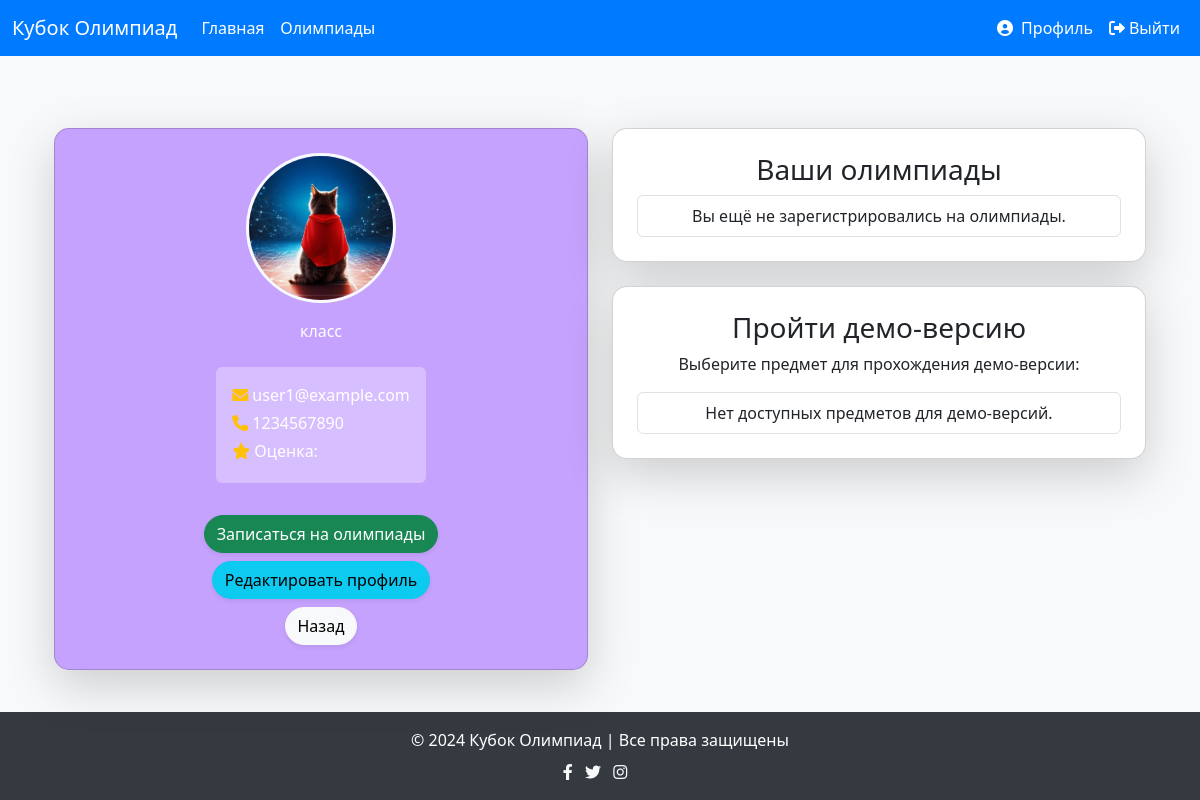
/profile/1 (signed in), run on an earlier commit of the app's database.
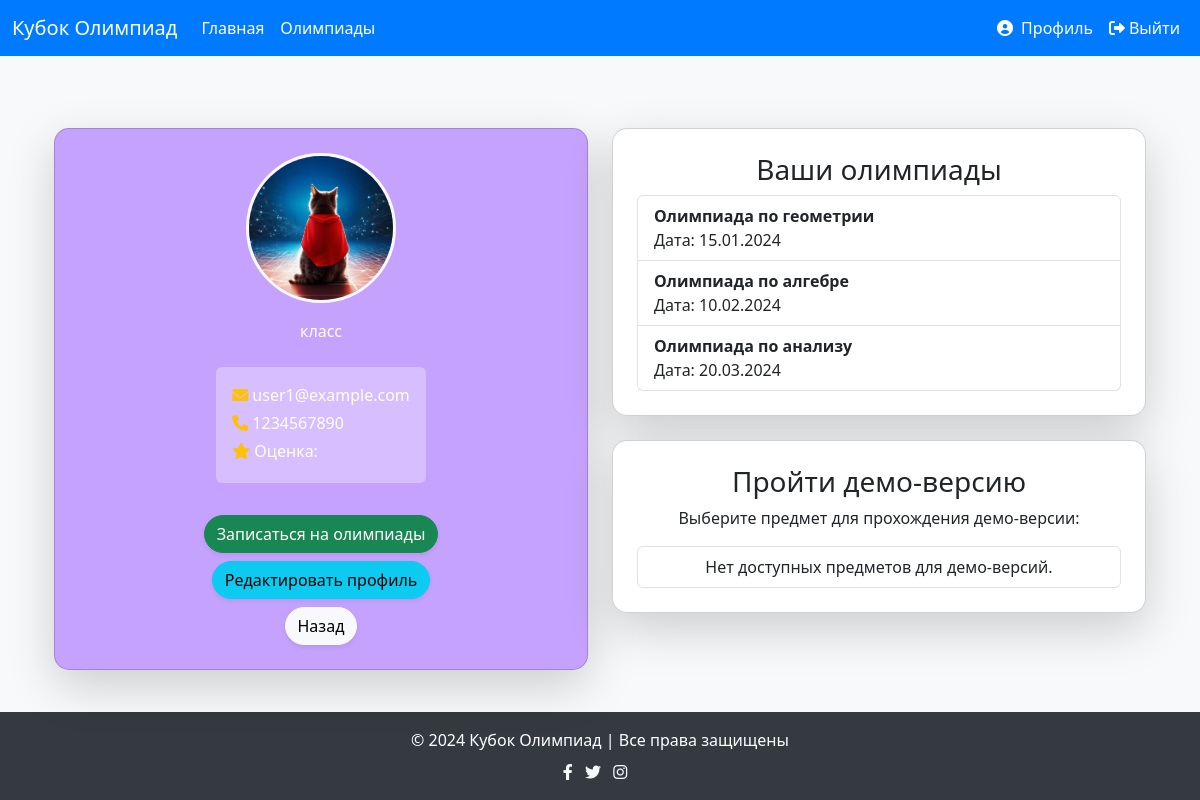
And on a later commit of the database.
### app/db/models.py (models this page shows, shortened)
class Account(db.Model, UserMixin):
    __tablename__ = 'account'
    id = db.Column(db.Integer, primary_key=True)
    email = db.Column(db.String(150), unique=True, nullable=False, index=True)              # Электронная почта
    phone_number = db.Column(db.String(20), nullable=True, index=True)                      # Номер телефона
    photo = db.Column(db.String(256), nullable=True)                                        # Фото
    password_hash = db.Column(db.String(256), nullable=False)                               # Хеш пароля
    role = db.Column(db.String(50), nullable=False, default='student')                      # Роль пользователя
    created_at = db.Column(db.DateTime, default=datetime.utcnow)                            # Дата создания
    updated_at = db.Column(db.DateTime, default=datetime.utcnow, onupdate=datetime.utcnow)  # Дата обновления
    results = db.relationship('Result', backref='account', lazy=True)

class OlympiadRegistration(db.Model):
    id = db.Column(db.Integer, primary_key=True)
    student_id = db.Column(db.Integer, db.ForeignKey('account.id'), nullable=False)    # Связь с аккаунтом
    olympiad_id = db.Column(db.Integer, db.ForeignKey('olympiad.id'), nullable=False)  # Связь с олимпиадой
    student = db.relationship('Account', backref='registrations')
    olympiad = db.relationship('Olympiad', backref='registrations')

class Olympiad(db.Model):
    __tablename__ = 'olympiad'
    id = db.Column(db.Integer, primary_key=True)
    subject_id = db.Column(db.Integer, db.ForeignKey('subject.id'), nullable=False)  # Внешний ключ на Subject
    name = db.Column(db.String(100), nullable=False)                                 # Название олимпиады
    date = db.Column(db.DateTime, nullable=False)                                    # Дата проведения олимпиады
    description = db.Column(db.Text, nullable=True)                                  # Описание олимпиады
    passing_score = db.Column(db.Integer, nullable=True)                             # Проходной балл
    status = db.Column(db.String(50), nullable=False, default='upcoming')            # Статус олимпиады
    subject = db.relationship('Subject', backref=db.backref('olympiads', lazy=True))

### app/routes.py (the view)
    @app.route('/profile/<int:student_id>')
    @login_required
    def profile(student_id):
        student = Account.query.get(student_id)
        if not student:
            flash('Студент не найден', 'danger')
            return redirect(url_for('index'))
        subjects = Subject.query.filter(
            Subject.id.in_(
                [reg.olympiad.subject_id for reg in student.registrations]
            )
        ).all()
        return render_template('profile.html', student=student, subjects=subjects)

### app/__init__.py (called while the page is built)
@login_manager.user_loader
def load_user(user_id):
    from app.db.models import Account
    return Account.query.get(int(user_id))

### app/templates/profile.html (shortened to what this page needs)
{% extends 'base.html' %}
{% block content %}
<div class="container mt-5">
    <div class="row">
        <div class="col-md-6">
            <div class="card profile-card shadow-lg text-white"
                 style="background: rgba(145, 77, 255, 0.5); border-radius: 15px;">
                <div class="card-body p-4">
                    <div class="profile-image mb-3 text-center">
                        {% if student.photo %}
                            <img src="{{ url_for('static', filename='images/profile_pics/' + student.photo) }}"
                                 class="img-fluid rounded-circle border border-3 border-light"
                                 alt="Profile Picture"
                                 style="width: 150px; height: 150px; object-fit: cover;">
                        {% else %}
                            <img src="{{ url_for('static', filename='images/profile_pics/super-cat.jpg') }}"
                                 class="img-fluid rounded-circle border border-3 border-light"
                                 alt="Default Profile Picture"
                                 style="width: 150px; height: 150px; object-fit: cover;">
                        {% endif %}
                    </div>
                    <p class="text-center">{{ student.grade }} класс</p>
                    <div class="profile-info d-flex justify-content-center mt-4">
                        <div class="info-block p-3 rounded" style="background: rgba(255, 255, 255, 0.3);">
                            <p class="mb-1"><i class="fas fa-envelope text-warning"></i> {{ student.email }}</p>
                            <p class="mb-1"><i class="fas fa-phone text-warning"></i> {{ student.phone_number }}</p>
                            <p class="mb-1"><i class="fas fa-star text-warning"></i> Оценка: {{ student.score }}</p>
                        </div>
                    </div>
                    <div class="d-flex flex-column align-items-center mt-4">
                        <a href="{{ url_for('olympiads') }}" class="btn btn-success mt-2 rounded-pill shadow-sm">
                            Записаться на олимпиады
                        </a>
                        <a href="{{ url_for('edit_profile') }}" class="btn btn-info mt-2 rounded-pill shadow-sm">Редактировать профиль</a>
                        <a href="javascript:history.back()" class="btn btn-light mt-2 rounded-pill shadow-sm">Назад</a>
                    </div>
                </div>
            </div>
        </div>
        <div class="col-md-6">
            <div class="card shadow-lg mb-4" style="border-radius: 15px;">
                <div class="card-body p-4">
                    <h3 class="text-center">Ваши олимпиады</h3>
                    <ul class="list-group">
                        {% for reg in student.registrations %}
                            <li class="list-group-item">
                                <strong>{{ reg.olympiad.name }}</strong> <br>
                                Дата: {{ reg.olympiad.date.strftime('%d.%m.%Y') }}
                            </li>
                        {% else %}
                            <li class="list-group-item text-center">Вы ещё не зарегистрировались на олимпиады.</li>
                        {% endfor %}
                    </ul>
                </div>
            </div>
            <div class="card shadow-lg" style="border-radius: 15px;">
                <div class="card-body p-4 text-center">
                    <h3>Пройти демо-версию</h3>
                    <p>Выберите предмет для прохождения демо-версии:</p>
                    <ul class="list-group">
                        {% for subject in student.subjects %}
                            {% if subject.demo_version %}
                                <li class="list-group-item">
                                    <strong>{{ subject.name }}</strong>
                                    <a href="{{ subject.demo_version }}" class="btn btn-primary btn-sm ms-3" target="_blank">Начать</a>
                                </li>
                            {% else %}
                                <li class="list-group-item text-muted">
                                    <strong>{{ subject.name }}</strong> — Демо-версии пока нет.
                                </li>
                            {% endif %}
                        {% else %}
                            <li class="list-group-item text-center">Нет доступных предметов для демо-версий.</li>
                        {% endfor %}
                    </ul>
                </div>
            </div>
        </div>
    </div>
</div>
{% endblock %}

### app/templates/base.html (shortened to what this page needs)
<!DOCTYPE html>
<html lang="ru">
<head>
    <link rel="stylesheet" href="https://cdn.jsdelivr.net/npm/bootstrap@5.3.3/dist/css/bootstrap.min.css">
    <link rel="stylesheet" href="https://cdnjs.cloudflare.com/ajax/libs/font-awesome/6.0.0-beta3/css/all.min.css">
</head>
<body>
<nav class="navbar navbar-expand-lg navbar-dark">
    <div class="container-fluid">
        <a class="navbar-brand" href="{{ url_for('index') }}">Кубок Олимпиад</a>
        <div class="collapse navbar-collapse" id="navbarNav">
            <ul class="navbar-nav me-auto">
                <li class="nav-item">
                    <a class="nav-link" href="{{ url_for('index') }}">Главная</a>
                </li>
                <li class="nav-item">
                    <a class="nav-link" href="{{ url_for('olympiads') }}">Олимпиады</a>
                </li>
            </ul>
            <ul class="navbar-nav">
                {% if current_user.is_authenticated %}
                    <li class="nav-item">
                        <a class="nav-link" href="{{ url_for('profile', student_id=current_user.id) }}">
                            <i class="fas fa-user-circle me-1"></i>{{ current_user.name }}
                            Профиль</a>
                    </li>
                    <li class="nav-item">
                        <a class="nav-link" href="{{ url_for('logout') }}">
                            <i class="fas fa-sign-out-alt me-1"></i>Выйти
                        </a>
                    </li>
                {% endif %}
            </ul>
        </div>
    </div>
</nav>
<main class="container mt-4 flex-grow-1">
    {% block content %}{% endblock %}
</main>
<footer class="footer py-3">
    <div class="container">
        <span>© 2024 Кубок Олимпиад | Все права защищены</span>
        <div class="social-icons mt-2">
            <a href="#" class="text-light me-2"><i class="fab fa-facebook-f"></i></a>
            <a href="#" class="text-light me-2"><i class="fab fa-twitter"></i></a>
            <a href="#" class="text-light"><i class="fab fa-instagram"></i></a>
        </div>
    </div>
</footer>
</body>
</html>

### app/templates/base.html (style rules this page uses)
body { background-color: #f8f9fa; display: flex; flex-direction: column; min-height: 100vh; }
.navbar { background-color: #007bff; }
.navbar .nav-link { color: #fff !important; transition: color 0.3s ease; }
.card { margin-bottom: 20px; }
.footer { background-color: #343a40; color: white; padding: 20px; text-align: center; margin-top: auto; }
.social-icons a { color: white; margin-right: 10px; transition: color 0.3s ease; }

What changed in the data, as far as the page shows it:
added OlympiadRegistration: olympiad.name "Олимпиада по геометрии", olympiad "15.01.2024"
added OlympiadRegistration: olympiad.name "Олимпиада по алгебре", olympiad "10.02.2024"
added OlympiadRegistration: olympiad.name "Олимпиада по анализу", olympiad "20.03.2024"
Also different on the page:
text no longer shown: "Вы ещё не зарегистрировались на олимпиады."
